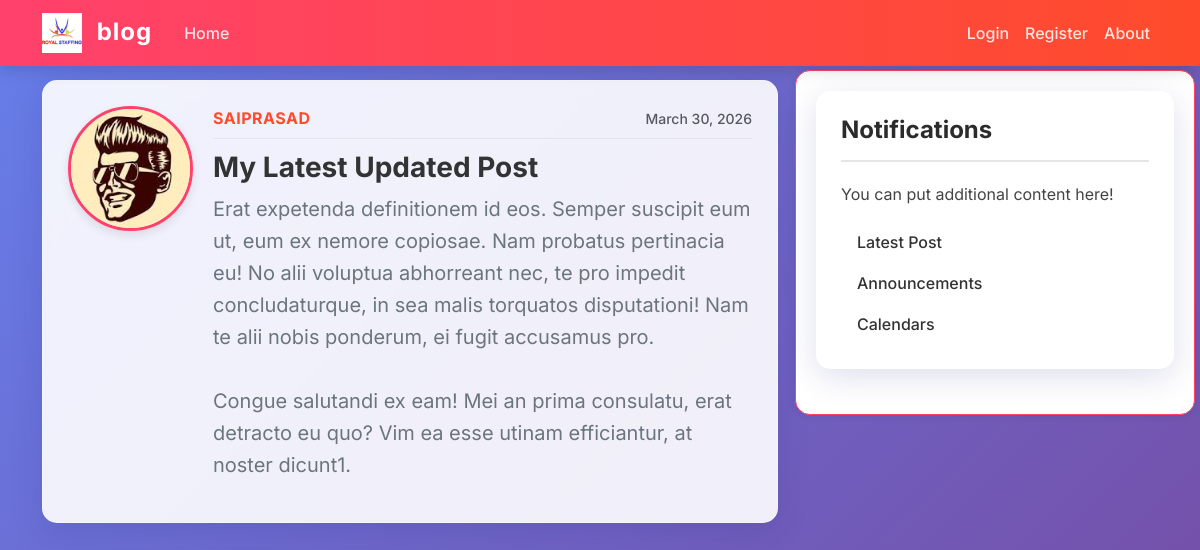
/post/27/, run on the app's committed database.
### blog/models.py (models this page shows, shortened)
class Post(models.Model):
    title = models.CharField(max_length=100)
    content = models.TextField()
    date_posted = models.DateTimeField(default=timezone.now)
    author = models.ForeignKey(User, on_delete=models.CASCADE)

### users/models.py (models this page shows, shortened)
class Profile(models.Model):
    user = models.OneToOneField(User, on_delete=models.CASCADE)
    image = models.ImageField(default='profile_pics/default.jpg', upload_to='profile_pics')

### blog/views.py (the view)
# urls.py: path('post/<int:pk>/', PostDetailView.as_view() ,name='post_detail'),
class PostDetailView(DetailView):
    model = Post
    template_name = 'blog/post_detail.html'
    context_object_name = 'post'

### blog/templates/blog/post_detail.html (shortened to what this page needs)
{% extends "blog/base.html" %}
{% block content %}
        <article class="media glass-card mb-4 d-flex">
            <img class="rounded-circle account-img" src="{{ object.author.profile.image.url }}">
            <div class="media-body w-100">
                <div class="article-metadata d-flex justify-content-between align-items-center">
                    <a class="text-uppercase fw-bold" href="{% url 'user_posts' object.author.username %}" style="letter-spacing: 0.5px;">{{ object.author }}</a>
                    <small class="text-muted fw-medium">{{ object.date_posted | date:"F d, Y" }}</small>
                </div>
                <h2 class="article-title fs-3">{{ object.title }}</h2>
                <p class="article-content fs-5 text-secondary">{{ object.content }}</p>
            </div>
        </article>
{% endblock content %}

### blog/static/blog/main.css (style rules this page uses)
body { background: linear-gradient(135deg, #667eea 0%, #764ba2 100%); background-attachment: fixed; color: #333333; margin-top: 5rem; font-family: 'Inter', 'Segoe UI', Roboto, Helvetica, Arial, sans-serif; }
h1, h2, h3, h4, h5, h6 { color: #2b2b2b; font-weight: 700; }
.content-section, .glass-card { background: rgba(255, 255, 255, 0.9); backdrop-filter: blur(10px); -webkit-backdrop-filter: blur(10px); padding: 25px; border: 1px solid rgba(255, 255, 255, 0.4); border-radius: 15px; box-shadow: 0 8px 32px 0 rgba(31, 38, 135, 0.15); margin-bottom: 25px; transition: transform 0.3s ease, box-shadow 0.3s ease; }
.article-title { color: #333333; font-weight: 700; transition: color 0.2s; }
.article-content { white-space: pre-line; color: #555555; line-height: 1.6; }
.article-metadata { padding-bottom: 8px; margin-bottom: 12px; border-bottom: 1px solid rgba(0,0,0,0.05); }
.article-metadata a { color: #ff4b2b; font-weight: 600; text-decoration: none; }
.account-img { height: 125px; width: 125px; margin-right: 20px; margin-bottom: 16px; border-radius: 50%; object-fit: cover; border: 3px solid #ff416c; box-shadow: 0 4px 10px rgba(0,0,0,0.1); }

### data on the page
Post: author.profile.image (picture), author "SAIPRASAD", date_posted "March 30, 2026", title "My Latest Updated Post", content "Erat expetenda definitionem id eos. Semper suscipit eum ut, eum ex nemore copiosae. Nam probatus pertinacia eu! No alii voluptua abhorreant nec, te pro impedit concludaturque, in sea malis torquatos disputationi! Nam te alii nobis ponderum, ei fugit accusamus pro. Congue salutandi ex eam! Mei an prima consulatu, erat detracto eu quo? Vim ea esse utinam efficiantur, at noster dicunt1."
